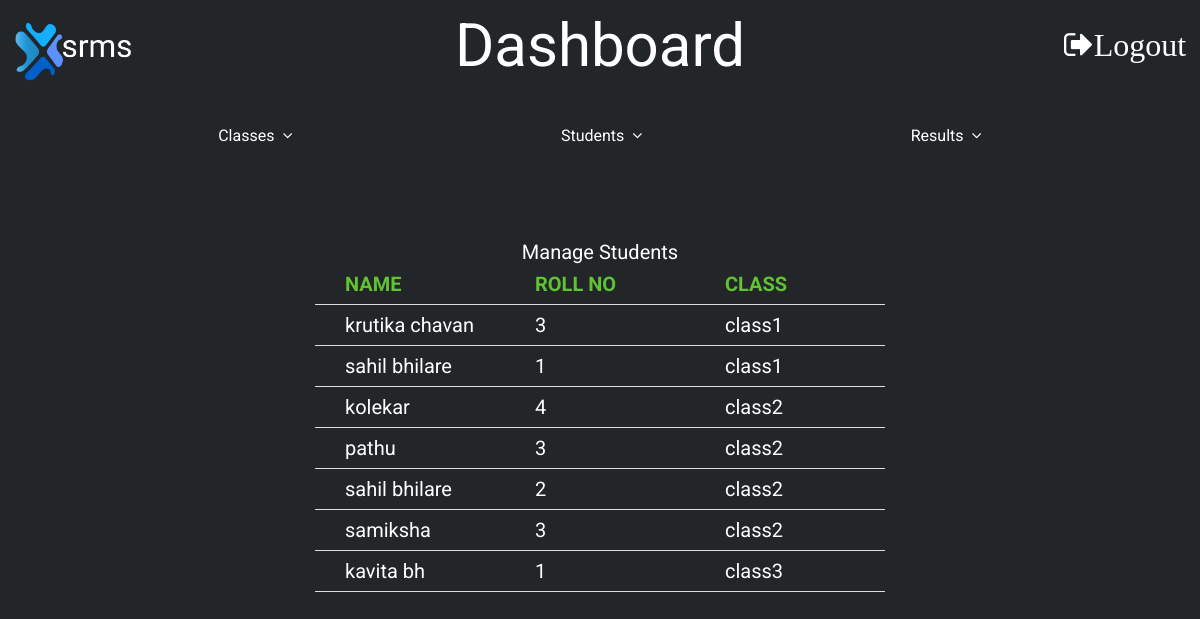
/manage_students.php (signed in), run on the app's committed database.
### tables this page shows
CREATE TABLE `students` (
  `name` varchar(30) NOT NULL,
  `rno` int(3) NOT NULL,
  `class_name` varchar(30) NOT NULL
);

### manage_students.php (the view, shortened to what this page needs)
<!DOCTYPE html>
<html lang="en">
<head>
    <link rel="stylesheet" href="css/home.css">
    <link rel="stylesheet" href="./css/font-awesome-4.7.0/css/font-awesome.css">
    <link rel="stylesheet" type='text/css' href="css/manage.css">
</head>
<body>
    <div class="title">
        <a href="dashboard.php"><img src="./images/logo1.png" alt="" class="logo"></a>
        <span class="heading">Dashboard</span>
        <a href="logout.php" style="color: white"><span class="fa fa-sign-out fa-2x">Logout</span></a>
    </div>
    <div class="nav">
        <ul>
            <li class="dropdown" onclick="toggleDisplay('1')">
                <a href="" class="dropbtn">Classes &nbsp
                    <span class="fa fa-angle-down"></span>
                </a>
            </li>
            <li class="dropdown" onclick="toggleDisplay('2')">
                <a href="#" class="dropbtn">Students &nbsp
                    <span class="fa fa-angle-down"></span>
                </a>
            </li>
            <li class="dropdown" onclick="toggleDisplay('3')">
                <a href="#" class="dropbtn">Results &nbsp
                    <span class="fa fa-angle-down"></span>
                </a>
            </li>
        </ul>
    </div>
    <div class="main">
        <?php
            include('session.php');
            $sql = "SELECT `name`, `rno`, `class_name` FROM `students`";
            $result = mysqli_query($conn, $sql);
            if (mysqli_num_rows($result) > 0) {
               echo "<table>
                <caption>Manage Students</caption>
                <tr>
                <th>NAME</th>
                <th>ROLL NO</th>
                <th>CLASS</th>
                </tr>";
                while($row = mysqli_fetch_array($result))
                  {
                    echo "<tr>";
                    echo "<td>" . $row['name'] . "</td>";
                    echo "<td>" . $row['rno'] . "</td>";
                    echo "<td>" . $row['class_name'] . "</td>";
                    echo "</tr>";
                  }
                echo "</table>";
            } else {
                echo "0 Students";
            }
        ?>
    </div>
</body>
</html>

### css/home.css (style rules this page uses)
body { margin: 0; font-family: 'Roboto', sans-serif; background-color: #222629; color: white; }
.title { display: grid; grid-template-rows: 50px; grid-template-columns: 150px 1fr 150px; align-items: center; padding: 20px 0; text-align: center; }
.logo { width: 150px; height: auto; }
.heading { font-size: 60px; }
.main { display: grid; align-items: center; font-size: 20px; padding-top: 80px; }
ul { list-style-type: none; margin: 20px 0 0 0; padding: 0; display: flex; overflow: hidden; justify-content: space-evenly; }
li a,.dropbtn { display: inline-block; text-decoration: none; color: white; height: 40px; display: flex; align-items: center; padding: 5px 50px; }
li.dropdown { display: inline-block; }

### css/manage.css (style rules this page uses)
.main { display: grid; justify-content: center; padding: 30px; }
.main table { margin: 50px auto; }
.main table, th, td { border-collapse: collapse; text-align: left; table-layout: fixed; padding: 8px 30px; width: 50%; }
.main th { color: #61c232; }
th, td { border-bottom: 1px solid #ddd; }

### data on the page
students: name "krutika chavan", rno "3", class_name "class1"
students: name "sahil bhilare", rno "1", class_name "class1"
students: name "kolekar", rno "4", class_name "class2"
students: name "pathu", rno "3", class_name "class2"
students: name "sahil bhilare", rno "2", class_name "class2"
students: name "samiksha", rno "3", class_name "class2"
students: name "kavita bh", rno "1", class_name "class3"
